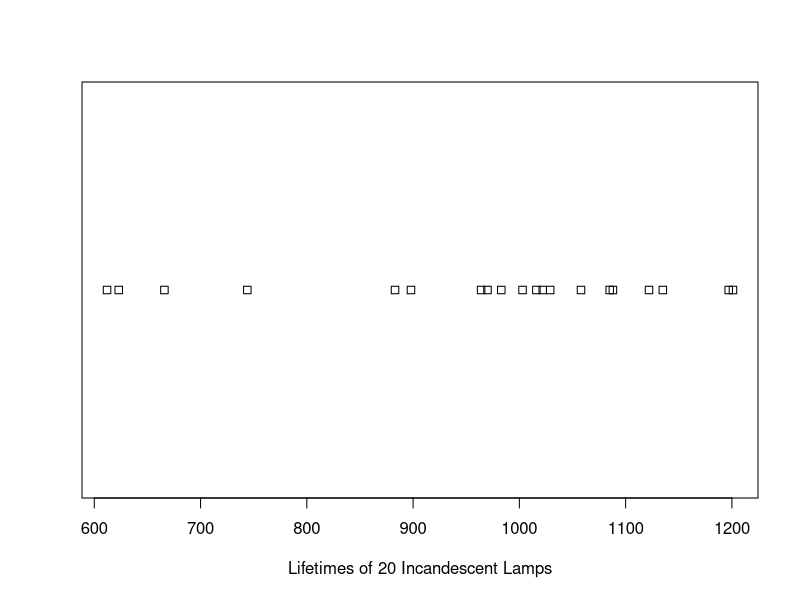
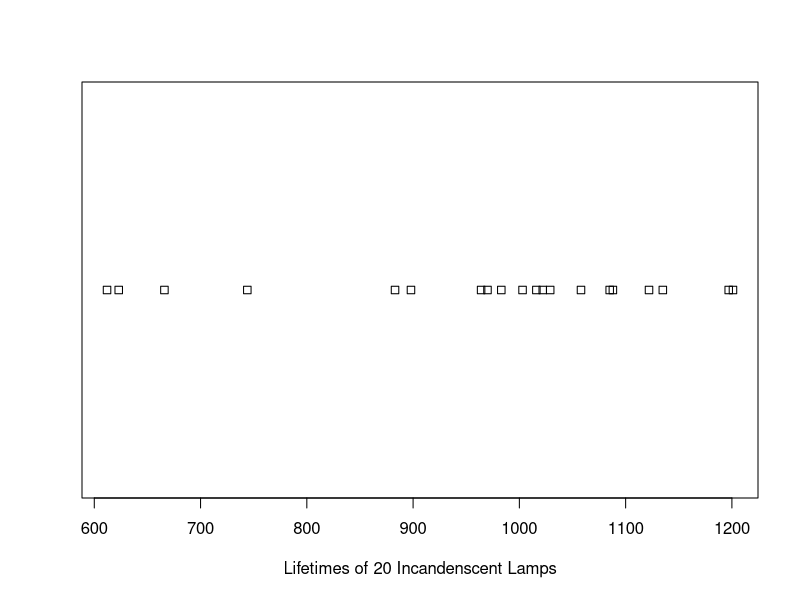
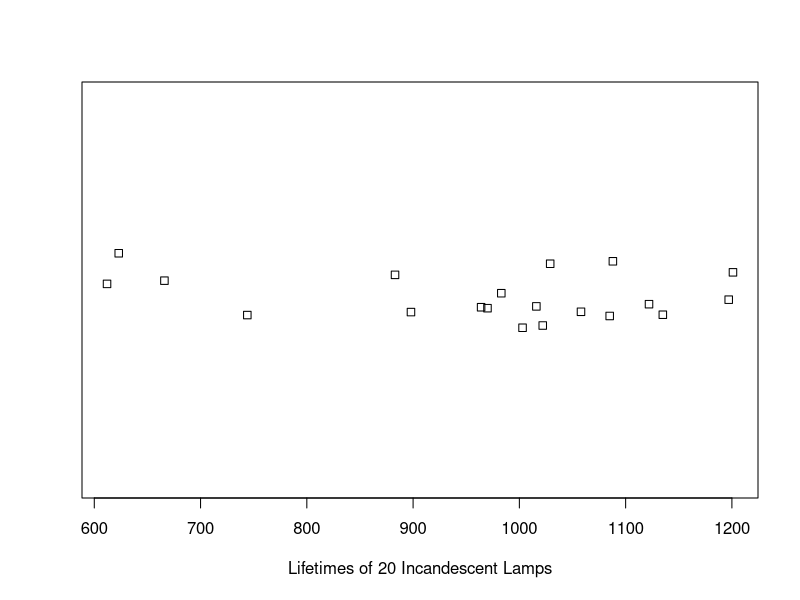
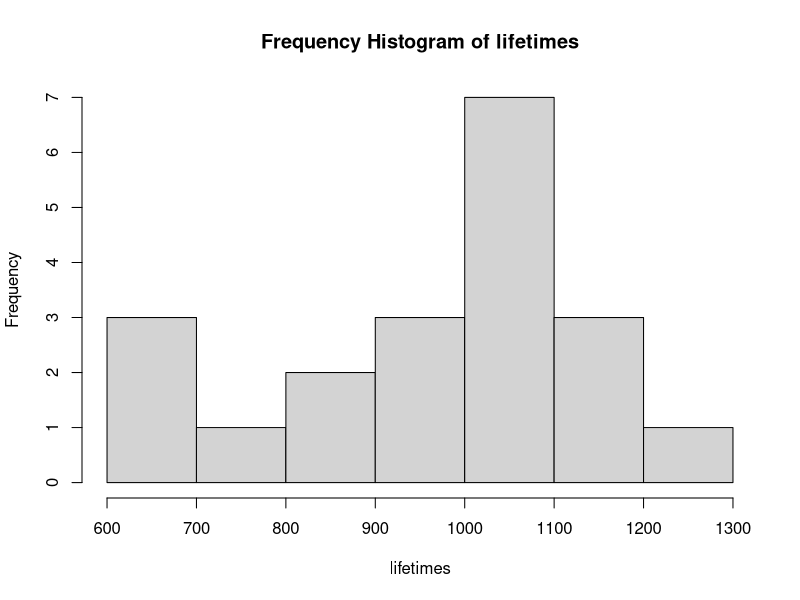
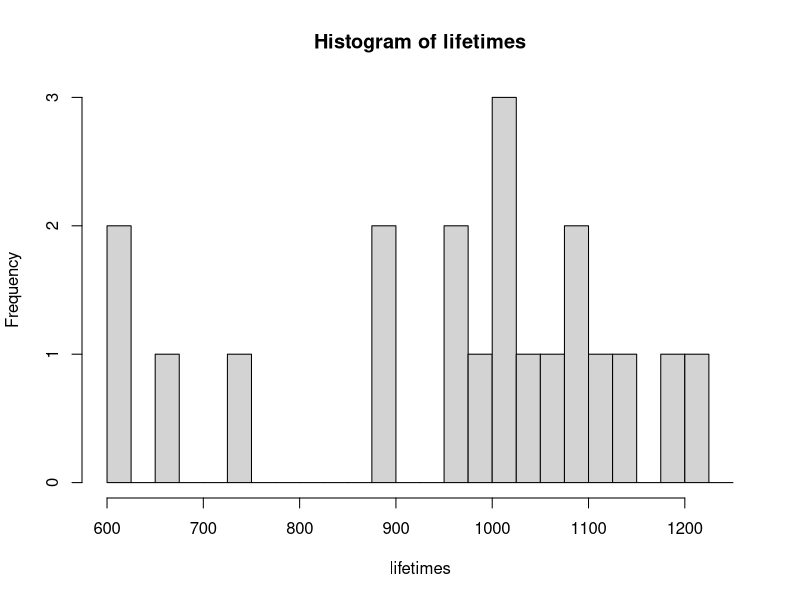
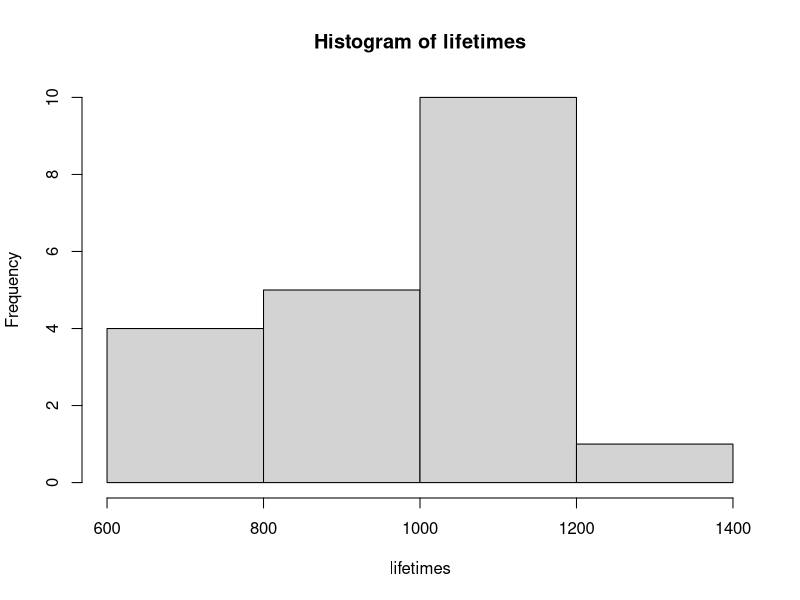
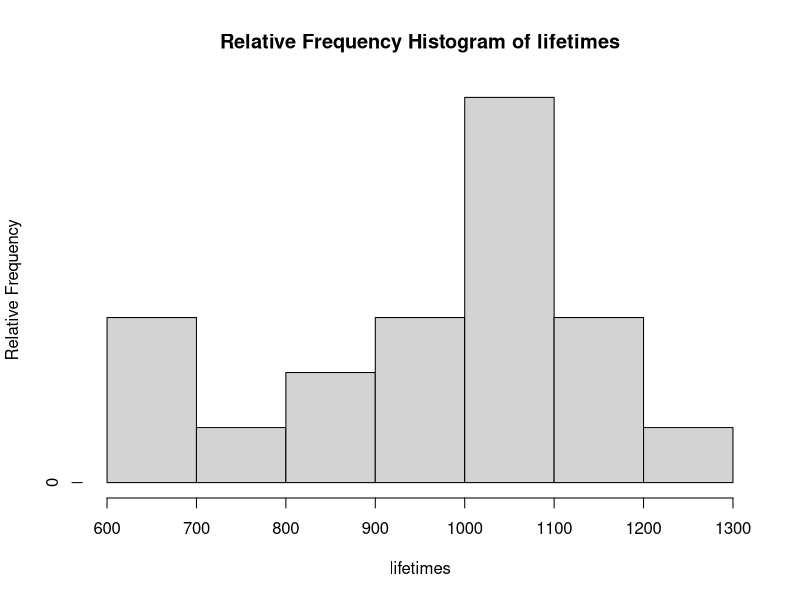
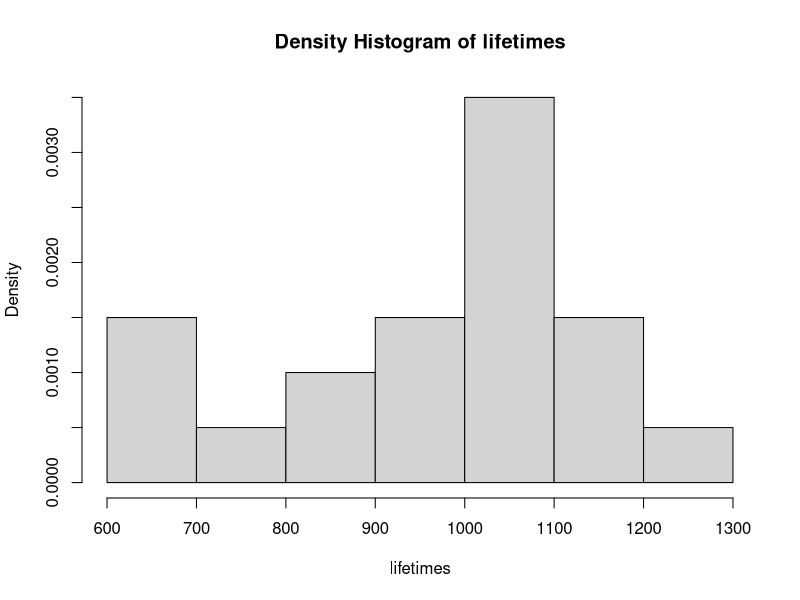

These figures' R source, in order:
## ---- chunk 1
knitr::opts_chunk$set(echo = TRUE, eval=TRUE)
## ---- chunk 2
lifetimes<-c(612, 623, 666, 744, 883, 898, 964, 970, 983, 1003, 1016, 1022, 1029, 1058, 1085, 1088, 1122, 1135, 1197, 1201)
## ---- chunk 3
#Dot plot
stripchart(lifetimes, xlab="Lifetimes of 20 Incandescent Lamps")


stripchart(lifetimes, xlab="Lifetimes of 20 Incandenscent Lamps", method="stack")
#Stack Repeated observations


stripchart(lifetimes, xlab="Lifetimes of 20 Incandescent Lamps", method="jitter") 
#Add in Jitter so it is easier to see all values.


#stem and leaf
stem(lifetimes, scale=1)

stem(lifetimes, scale=2)  #increases the number of stems

stem(lifetimes, scale=4)  #increases the number of stems

#histograms

#frequency histogram
hist(x=lifetimes, main="Frequency Histogram of lifetimes")  #start with default bins and play around from there

hist(x=lifetimes, breaks=seq(from=600, to=1250, by=25))  #too many?
hist(x=lifetimes, breaks=seq(from=600, to=1400, by=200))  #too few?

#relative frequency histogram
h<-hist(lifetimes, plot=F)
h$counts<-h$counts/sum(h$counts)  #we need to actually calculate the proportion in each bin
plot(h, freq=TRUE, ylab="Relative Frequency", main="Relative Frequency Histogram of lifetimes")


#density histogram
hist(x=lifetimes, freq=FALSE, main="Density Histogram of lifetimes")

plot(density(lifetimes), main="Density Plot of lifetimes"); rug(lifetimes)

#boxplot
boxplot(x=lifetimes, horizontal=TRUE, xlab="Lamp bulb lifetimes (hr)")
## ---- chunk 4
#Symmetric Data
sym_data<-rnorm(1000, 200, 4)
hist(sym_data, xlab="values", main="Symmetric Data")

#Uniform Data
unif_data<-runif(1000, 0, 200)
hist(unif_data, xlab="values", main="Uniform Data")

#Right Skewed Data
right_skew_data<-rchisq(1000, 3)
hist(right_skew_data, xlab="values",main="Right Skewed Data")

#Left Skewed Data
left_skew_data<--rchisq(1000,3)+200
hist(left_skew_data, xlab="values", main="Left Skewed Data")

#bimodal data
bimodal<-c(rnorm(500, 300, 15), rnorm(500, 200, 20))
hist(bimodal, xlab="values", main="Bimodal Data")

category<-rep(c("A", "B"), each=500)

bimodal_df<-data.frame(bimodal, category)
#View(bimodal_df)

require(ggplot2)
ggplot(data=bimodal_df, aes(x=bimodal, fill=category))+
  geom_histogram()+
  theme_bw()
## ---- chunk 5
#Meaures of Center
mean(lifetimes)

median(c(6,4,7,5,3))
median(c(6,4,7,5,3,8))
median(lifetimes)

#Measures of Position (Quartile, Quantiles, Percentiles)
summary(lifetimes)

lifetimes_new<-lifetimes[-20]  #20th datum from "lifetimes""
summary(lifetimes_new)

#Quantiles Function
quantiles<-quantile(lifetimes, probs=c(.10, .25, .50, .75, .90, .95))
quantiles
hist(x=lifetimes, main="Frequency Histogram of lifetimes"); abline(v=quantiles, col=c("blue", "green", "yellow", "orange", "red", "purple"))
## ---- chunk 6
#Range
LT_Range<-range(lifetimes)
LT_Range
LT_Range[2]-LT_Range[1]

#IQR
IQR=quantile(lifetimes, prob=0.75)-quantile(lifetimes, prob=0.25)
IQR

summary=summary(lifetimes)
IQR2=summary[5]-summary[2]
IQR2

#Sample Standard Deviation & Variance
sd_ex<-c(3,5,8,10)
(avg_sd_ex<-mean(sd_ex))     #put parentheses around argument to print to screen
(deviations<-sd_ex-avg_sd_ex)
(sq_dev=deviations^2)
sum(sq_dev)
sum(sq_dev)/3
sqrt(sum(sq_dev)/3)

sd(sd_ex)

sd(lifetimes)
## ---- chunk 7
hist(sym_data, xlab="values", main="Symmetric Data"); abline(v=mean(sym_data, col="red")); abline(v=median(sym_data), col="green")
boxplot(sym_data, horizontal=TRUE); abline(v=mean(sym_data), col="red")
sum<-c(range(sym_data)[2]-range(sym_data)[1],sd(sym_data), IQR(sym_data))
cbind(c("range", "sample sd", "IQR"), sum )

hist(unif_data, xlab="values", main="Uniform Data"); abline(v=mean(unif_data), col="red"); abline(v=median(unif_data), col="green")
boxplot(unif_data, horizontal=TRUE); abline(v=mean(unif_data), col="red")
sum<-c(range(unif_data)[2]-range(unif_data)[1],sd(unif_data), IQR(unif_data))
cbind(c("range", "sample sd", "IQR"), sum )

hist(right_skew_data, xlab="values", main="Right Skew Data"); abline(v=mean(right_skew_data), col="red"); abline(v=median(right_skew_data), col="green")
boxplot(right_skew_data, horizontal=TRUE); abline(v=mean(right_skew_data), col="red"); abline(v=median(right_skew_data), col="green")
sum<-c(range(right_skew_data)[2]-range(right_skew_data)[1],sd(right_skew_data), IQR(right_skew_data))
cbind(c("range", "sample sd", "IQR"), sum )

hist(left_skew_data, xlab="values", main="Left Skew Data"); abline(v=mean(left_skew_data), col="red"); abline(v=median(left_skew_data), col="green")
boxplot(left_skew_data, horizontal=TRUE); abline(v=mean(left_skew_data), col="red")
sum<-c(range(left_skew_data)[2]-range(left_skew_data)[1],sd(left_skew_data), IQR(left_skew_data))
cbind(c("range", "sample sd", "IQR"), sum )

## ---- chunk 8
#If interested in categorizing lifetimes into short and long life times

low_lifetimes<-sum(lifetimes<1000)  #number of lifetimes that are less than 1000 hours
perc_low_lifetimes<-sum(lifetimes<1000)/length(lifetimes)
